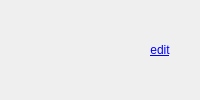
<?xml version="1.0" encoding="UTF-8"?>
<ui version="4.0">
 <class>RemoteWantedEdit</class>
 <widget class="QWidget" name="RemoteWantedEdit">
  <layout class="QHBoxLayout" name="horizontalLayout" stretch="1,0">
   <property name="leftMargin">
    <number>0</number>
   </property>
   <property name="topMargin">
    <number>0</number>
   </property>
   <property name="rightMargin">
    <number>0</number>
   </property>
   <property name="bottomMargin">
    <number>0</number>
   </property>
   <item>
    <widget class="QLabel" name="label_wantedexpr">
     <property name="text">
      <string notr="true">&lt;Wanted Expr&gt;</string>
     </property>
    </widget>
   </item>
   <item>
    <widget class="QPushButton" name="pushButton_wantedexpr">
     <property name="cursor">
      <cursorShape>PointingHandCursor</cursorShape>
     </property>
     <property name="mouseTracking">
      <bool>true</bool>
     </property>
     <property name="styleSheet">
      <string notr="true">color: blue; text-decoration: underline;</string>
     </property>
     <property name="text">
      <string>edit</string>
     </property>
     <property name="flat">
      <bool>true</bool>
     </property>
    </widget>
   </item>
  </layout>
 </widget>
 <resources/>
 <connections/>
</ui>
